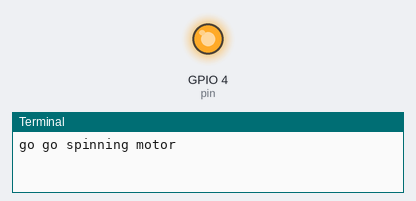
A program run on a simulated Raspberry Pi (BCM pin numbers). On the bench: output pins drawn as LEDs (lit = HIGH), the last lines printed to the terminal. At 3.0 s the program stops and its outputs stay as they are.

Above: at 0.1 s.
At 3.1 s:
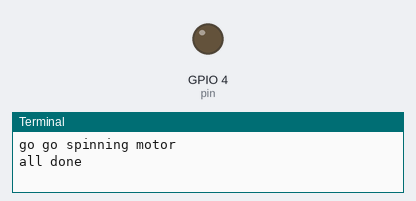
Timing chart, 0 to 4.5 s (numbered marks = the images above):
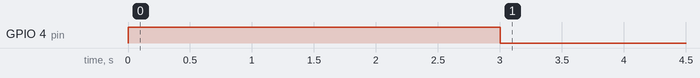

Measured:
- by itself, GPIO 4 (pin): LOW → HIGH at 0.00 s, → LOW 3.0 s later

The program:

gpio.py
```python
import RPi.GPIO as GPIO
import time

GPIO.setmode(GPIO.BCM)
GPIO.setwarnings(False)

pin = 4
GPIO.setup(pin, GPIO.OUT)

print('go go spinning motor')
GPIO.output(pin,1)

time.sleep(3)

print('all done')
GPIO.output(pin,0)
```
